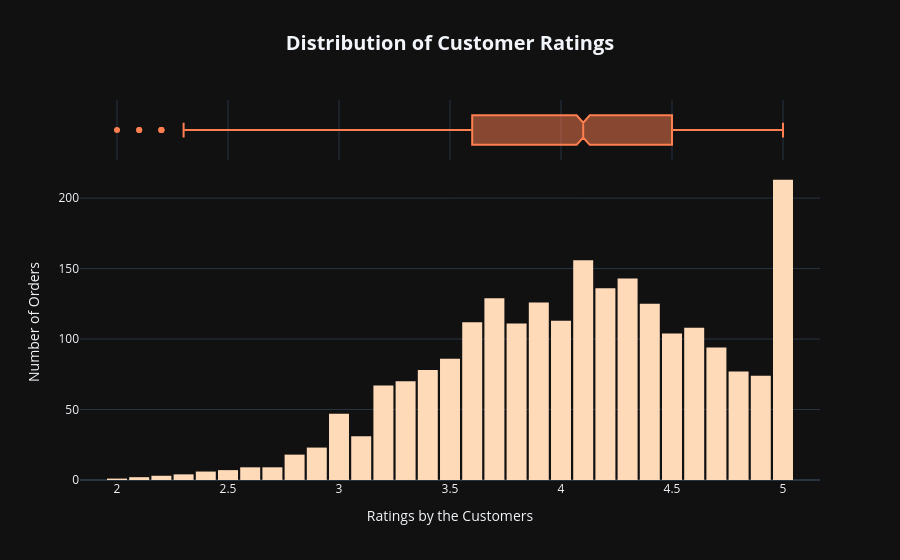

The notebook cell saved with this chart:
### Code cell
#Making a histogram with a boxplot on top to understand the distribution of Customer Ratings

fig5 = px.histogram(
    df,
    x="Customer Rating",
    marginal="box",
    color_discrete_sequence=["coral"],
    title="<b>Distribution of Customer Ratings</b>",
    labels={"Customer Rating": "Ratings by the Customers"},
    template="plotly_dark"
)

fig5.update_traces(
    marker_color="peachpuff",
    selector=dict(type="histogram")
)

fig5.update_yaxes(title_text="Number of Orders", row=1, col=1)

fig5.update_layout(
    title={'x': 0.5, 'xanchor': 'center', 'font': dict(size=20)},
    bargap=0.1
)

fig5.show()

### Figure 1 — Plotly figure (JSON) as saved in the notebook; plotly's stock layout.template omitted (floating-point values rounded to 4 significant figures; data arrays with more than 128 entries replaced by an {"elided": "..."} marker saying what was removed)
{"data": [{"alignmentgroup": "True", "bingroup": "x", "hovertemplate": "Ratings by the Customers=%{x}<br>count=%{y}<extra></extra>", "legendgroup": "", "marker": {"color": "peachpuff", "pattern": {"shape": ""}}, "name": "", "offsetgroup": "", "orientation": "v", "showlegend": false, "type": "histogram", "x": {"elided": "2282 float values"}, "xaxis": "x", "yaxis": "y"}, {"alignmentgroup": "True", "hovertemplate": "Ratings by the Customers=%{x}<extra></extra>", "legendgroup": "", "marker": {"color": "coral"}, "name": "", "notched": true, "offsetgroup": "", "showlegend": false, "type": "box", "x": {"elided": "2282 float values"}, "xaxis": "x2", "yaxis": "y2"}], "layout": {"bargap": 0.1, "barmode": "relative", "legend": {"tracegroupgap": 0}, "title": {"font": {"size": 20}, "text": "<b>Distribution of Customer Ratings</b>", "x": 0.5, "xanchor": "center"}, "xaxis": {"anchor": "y", "domain": [0, 1], "title": {"text": "Ratings by the Customers"}}, "xaxis2": {"anchor": "y2", "domain": [0, 1], "matches": "x", "showgrid": true, "showticklabels": false}, "yaxis": {"anchor": "x", "domain": [0, 0.8316], "title": {"text": "Number of Orders"}}, "yaxis2": {"anchor": "x2", "domain": [0.8416, 1], "matches": "y2", "showgrid": false, "showline": false, "showticklabels": false, "ticks": ""}}}
